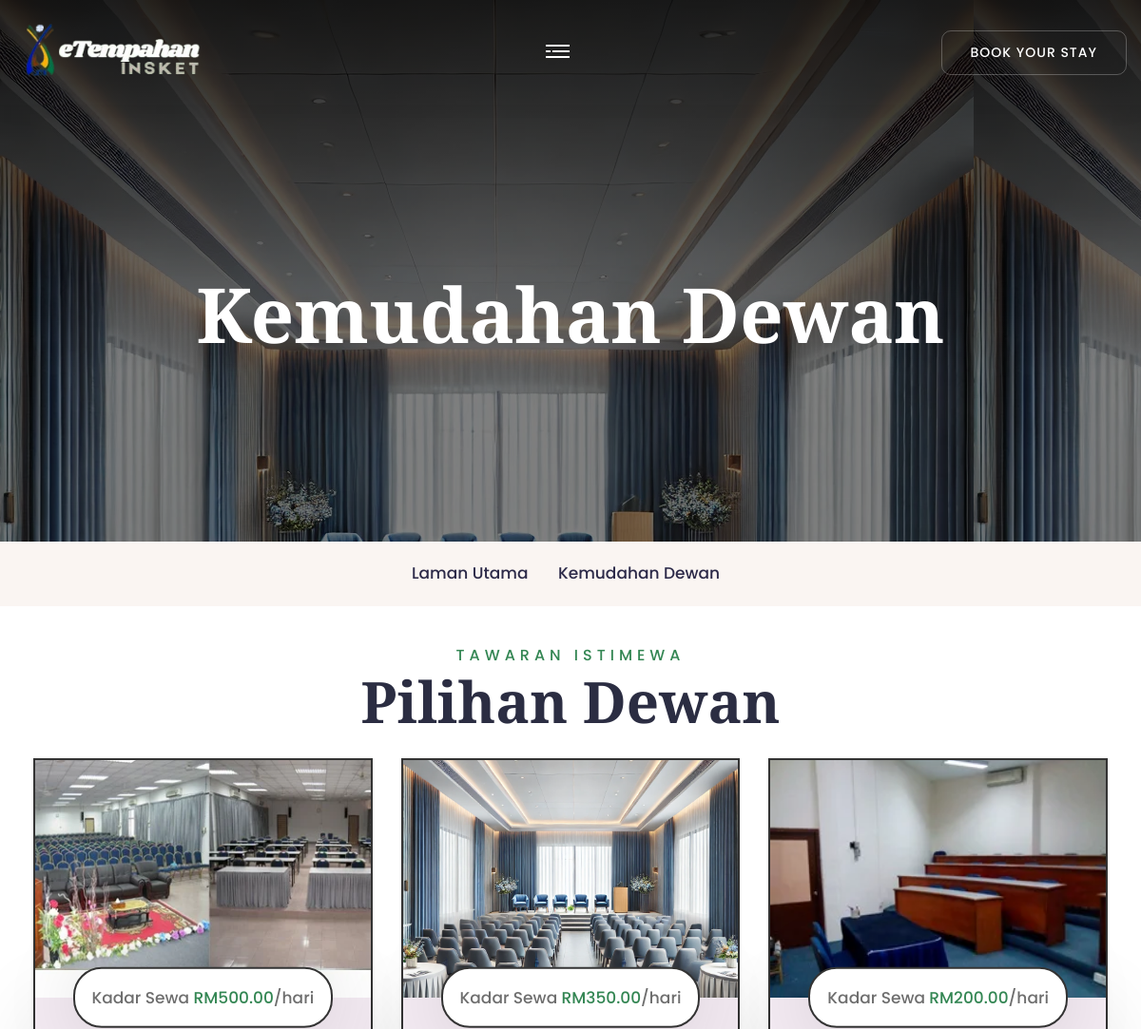
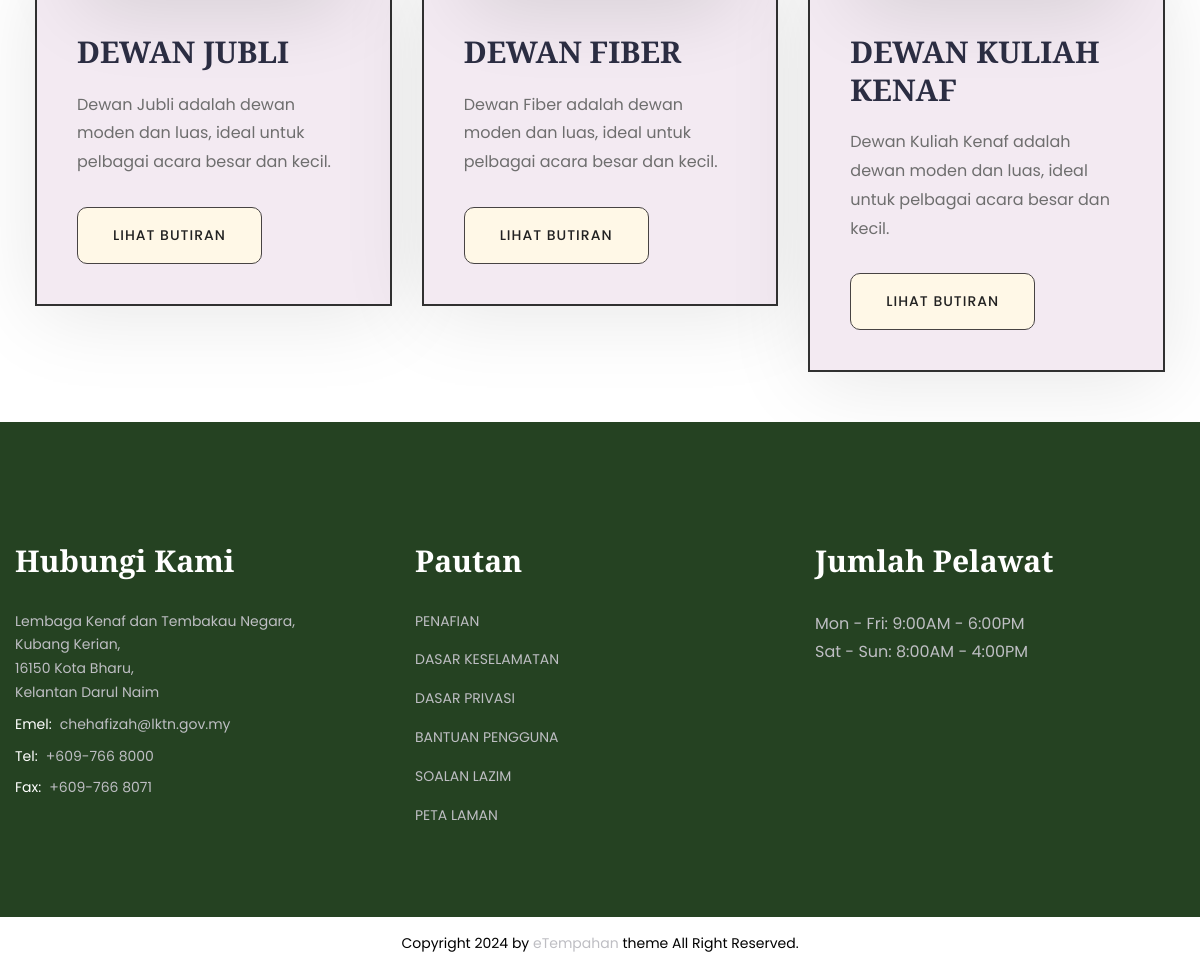
/kemudahanDewan.php, run on the app's committed database (2 pictures, top to bottom).
### tables this page shows
CREATE TABLE `dewan_pic` (
  `id_gambar` int(11) NOT NULL,
  `jenis_gambar` varchar(50) NOT NULL,
  `url_gambar` text NOT NULL,
  `id_dewan` int(11) NOT NULL
);

CREATE TABLE `dewan` (
  `id_dewan` int(11) NOT NULL,
  `nama_dewan` varchar(50) NOT NULL,
  `kadar_sewa` decimal(10,2) NOT NULL,
  `bilangan_muatan` int(11) NOT NULL,
  `penerangan` varchar(550) NOT NULL,
  `penerangan_ringkas` varchar(250) NOT NULL,
  `penerangan_kemudahan` varchar(250) NOT NULL,
  `status_dewan` enum('Tersedia','Tidak Tersedia') NOT NULL,
  `max_capacity` int(11) NOT NULL
);

### kemudahanDewan.php (the view, shortened to what this page needs)
<!DOCTYPE html>
<html lang="en">
<head>
    <link href="assets/css/bootstrap.css" rel="stylesheet">
    <link href="assets/css/style.css" rel="stylesheet">
    <link href="assets/css/responsive.css" rel="stylesheet">
    <link href="assets/css/color.css" rel="stylesheet">
    <link href="assets/css/preloader.css" rel="stylesheet">
</head>
<body>
    <div class="page-wrapper">
        <div class="page-title" style="background-image: url(assets/images/dewan-1.png);">
            <?php
            include 'partials/header.php';
            include("database/database.php");
            ?>
            <div class="auto-container">
                <h1>Kemudahan Dewan</h1>
            </div>
        </div>
        <div class="bredcrumb-wrap">
            <div class="auto-container">
                <ul class="bredcrumb-list">
                    <li><a href="index.php">Laman Utama</a></li>
                    <li>Kemudahan Dewan</li>
                </ul>
            </div>
        </div>
        <section class="section-padding" style="padding-top: 10px;">
            <div class="auto-container">
                <div class="section_heading text-center mb_30 mt_30">
                    <span class="section_heading_title_small">TAWARAN ISTIMEWA</span>
                    <h2 class="section_heading_title_big">Pilihan Dewan</h2>
                </div>
                <div class="row">
					<?php
					$counter = 1;
					$sql = "
						SELECT
							d.id_dewan,
							d.nama_dewan,
							d.kadar_sewa,
							d.bilangan_muatan,
							d.penerangan_ringkas,
							d.status_dewan,
							dp.url_gambar AS gambar_utama
						FROM
							dewan d
						LEFT JOIN
							dewan_pic dp ON d.id_dewan = dp.id_dewan AND dp.jenis_gambar = 'Utama'
					";
					$result = $conn->query($sql);
					if ($result->num_rows > 0) {
						while ($row = $result->fetch_assoc()) {
							$animation_delay = 0.2 * $counter;
							?>
							<div class="col-lg-4 col-md-6">
								<div class="room-1-block wow fadeInUp" data-wow-delay="<?php echo htmlspecialchars($animation_delay); ?>s" data-wow-duration=".8s">
									<div class="room-1-image hvr-img-zoom-1">
										<?php if (!empty($row['gambar_utama'])): ?>
											<img src="adminDashboard/controller/<?php echo htmlspecialchars($row['gambar_utama']); ?>" alt="<?php echo htmlspecialchars($row['nama_dewan']); ?>" style="width: 100%; height: 250px; object-fit: cover;">
										<?php else: ?>
											<img src="default-image.jpg" alt="Default Image" style="width: 100%; height: 250px; object-fit: cover;">
										<?php endif; ?>
									</div>
									<div class="room-1-content">
										<p class="room-1-meta-info">Kadar Sewa <span class="theme-color">RM<?php echo number_format($row['kadar_sewa'], 2); ?></span>/hari</p>
										<h4 class="room-1-title mb_20">
											<a href="dewanDetail.php?id_dewan=<?php echo htmlspecialchars($row['id_dewan']); ?>"><?php echo strtoupper(htmlspecialchars($row['nama_dewan'])); ?></a>
										</h4>
										<p class="room-1-text mb_30"><?php echo htmlspecialchars($row['penerangan_ringkas']); ?></p>
										<div class="link-btn">
											<a href="dewanDetail.php?id_dewan=<?php echo htmlspecialchars($row['id_dewan']); ?>" class="btn-1 btn-alt">Lihat Butiran <span></span></a>
										</div>
									</div>
								</div>
							</div>
							<?php
							$counter++;
						}
					} else {
						echo "<p>No dewan available.</p>";
					}
					?>
				</div>
            </div>
        </section>
        <?php include 'partials/footer.php'; ?>
    </div>
    <div class="scroll-to-top">
        <div>
        </div>
    </div>
</body>
</html>

### partials/header.php (shortened to what this page needs)
<header class="main-header header-style-two">
        <div class="header-upper">
            <div class="auto-container">
                <div class="inner-container d-flex align-items-center justify-content-between">
                    <div class="logo-box">
						<a href="index.php">
							<span class="logo-lg d-flex align-items-center justify-content-center">
								<div class="logo" style="width:200px;"><a href="index.php"><img src="assets/images/logo1.png" alt="logo"></a></div>
							</span>
						</a>
					</div>
					<div class="middle-column">
						<div class="nav-outer">
							<div class="mobile-nav-toggler"><img src="assets/images/icons/icon-bar.png" alt=""></div>
						</div>
					</div>
                    <div class="right-column d-flex align-items-center">
                        <li>
							<button type="button" class="theme-btn search-toggler" onclick="window.location.href='contact.php'" style="border: none; background: transparent; padding: 0;">
								<i class="fas fa-phone" style="font-size: 20px; color: white;"></i>
							</button>
						</li>
                        <div class="header-link-btn"><a href="adminDashboard/" class="btn-1 btn-small btn-alt">Book Your Stay <span></span></a></div>
                    </div>
                </div>
            </div>
        </div>
    </header>

### partials/footer.php
<footer class="main-footer">
        <div class="footer-1-middle">
            <div class="auto-container">
                <div class="row">
                    <div class="col-lg-4 col-md-6">
                        <div class="contact-widget-1 mb_30">
                            <div class="footer-widget-title"><h4>Hubungi Kami</h4></div>
                            <ul class="contact-widget-1-list">
                                <li>Lembaga Kenaf dan Tembakau Negara,
									<br>Kubang Kerian,<br>16150 Kota Bharu,
									<br>Kelantan Darul Naim<br>
								</li>
                                <li><span>Emel:</span><a href="mailto:chehafizah@lktn.gov.my">chehafizah@lktn.gov.my</a></li>
                                <li><span>Tel:</span><a href="tel:6097668000">+609-766 8000</a></li>
								<li><span>Fax:</span><a href="tel:6097668071">+609-766 8071</a></li>
                            </ul>
                        </div>
                    </div>
                    <div class="col-lg-4 col-md-6">
                        <div class="link-widget-1 mb_30">
                            <div class="footer-widget-title"><h4>Pautan</h4></div>
                            <ul class="link-widget-1-list">
                                <li><a href="javascript:void(0);">PENAFIAN</a></li>
                                <li><a href="javascript:void(0);">DASAR KESELAMATAN</a></li>
                                <li><a href="javascript:void(0);">DASAR PRIVASI</a></li>
                                <li><a href="javascript:void(0);">BANTUAN PENGGUNA</a></li>
								<li><a href="javascript:void(0);">SOALAN LAZIM</a></li>
								<li><a href="javascript:void(0);">PETA LAMAN</a></li>
                            </ul>
                        </div>
                    </div>
                    <div class="col-lg-4 col-md-6">
                        <div class="link-widget-1 mb_30">
                            <div class="footer-widget-title"><h4>Jumlah Pelawat</h4></div>
                            <p>Mon - Fri: 9:00AM - 6:00PM <br> Sat - Sun: 8:00AM - 4:00PM</p>
                        </div>
                    </div>
                </div>
            </div>
        </div>
        <div class="footer-bottom">
            <div class="auto-container">
                <div class="footer-bottom-row">
                    <div class="footer-bottom-text">Copyright 2024 by <a href="javascript:void(0);">eTempahan</a> theme All Right Reserved.</div>
                </div>
            </div>
        </div>
    </footer>

### assets/css/responsive.css (style rules this page uses)
@media only screen and (max-width: 7000px) { .page-wrapper { overflow: hidden; } }
@media only screen and (max-width: 1200px) { .nav-outer .mobile-nav-toggler { display: block; } }
@media only screen and (max-width: 1200px) { .section_heading { position: relative; z-index: 1; } }

### assets/css/color.css (style rules this page uses)
:root { --theme-color: #338653; }

### assets/css/elpath.css (style rules this page uses)
.mt_30 { margin-top: 30px; }
.mb_20 { margin-bottom: 20px; }
.mb_30 { margin-bottom: 30px; }

### data on the page
dewan_pic: url_gambar (picture), id_dewan.kadar_sewa "500.00", id_dewan.nama_dewan "DEWAN JUBLI", id_dewan.penerangan_ringkas "Dewan Jubli adalah dewan moden dan luas, ideal untuk pelbagai acara besar dan kecil."
dewan_pic: url_gambar (picture), id_dewan.kadar_sewa "350.00", id_dewan.nama_dewan "DEWAN FIBER", id_dewan.penerangan_ringkas "Dewan Fiber adalah dewan moden dan luas, ideal untuk pelbagai acara besar dan kecil."
dewan_pic: url_gambar (picture), id_dewan.kadar_sewa "200.00", id_dewan.nama_dewan "DEWAN KULIAH KENAF", id_dewan.penerangan_ringkas "Dewan Kuliah Kenaf adalah dewan moden dan luas, ideal untuk pelbagai acara besar dan kecil."
